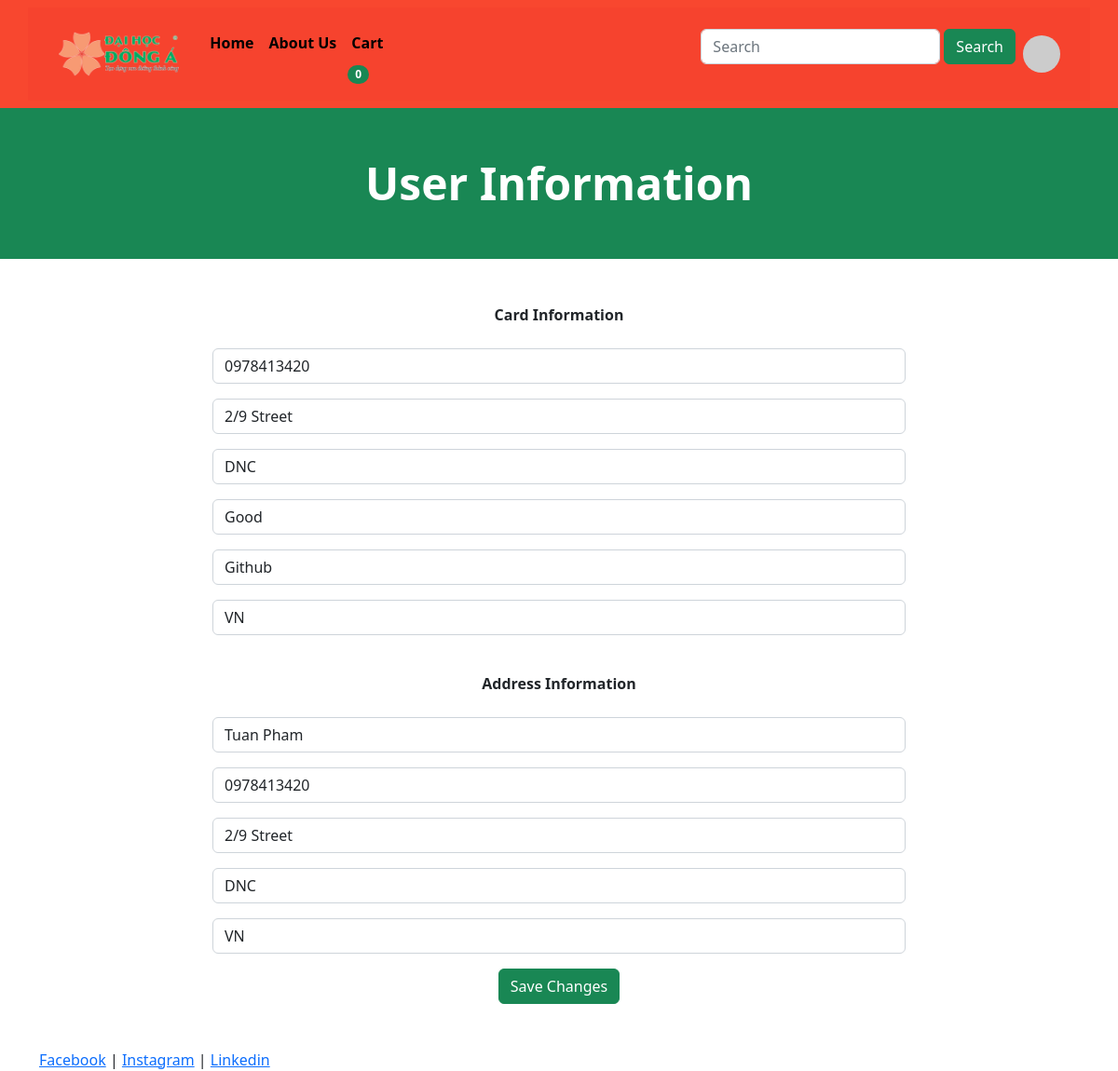
The page /update_info/ (signed in) on the database its author committed.
### store/models.py (models this page shows, shortened)
class Profile(models.Model):
    user = models.OneToOneField(User, on_delete=models.CASCADE)  # One to one relationship with the User model
    date_modified = models.DateTimeField(User, auto_now=True)
    phone = models.CharField(max_length=20, blank=True)
    address  = models.CharField(max_length=200, blank=True)
    city = models.CharField(max_length=200, blank=True)
    state = models.CharField(max_length=200, blank=True)
    zipcode = models.CharField(max_length=200, blank=True)
    country = models.CharField(max_length=200, blank=True)
    old_cart = models.CharField(max_length=200, blank=True, null=True)

### payment/models.py (models this page shows, shortened)
class ShippingAddress(models.Model):
    user = models.ForeignKey(User, on_delete=models.CASCADE, null=True, blank=True)
    shipping_full_name = models.CharField(max_length=250)
    shipping_phone = models.CharField(max_length=30)
    shipping_address = models.CharField(max_length=255)
    shipping_city = models.CharField(max_length=100)
    shipping_country = models.CharField(max_length=100)
    class Meta:
        verbose_name_plural = 'Shipping Address'

### store/views.py (the view)
# urls.py: path('update_info/', views.update_info, name="update_info"),
def update_info(request):
    if request.user.is_authenticated:
        current_user = Profile.objects.get(user__id=request.user.id)
        shipping_user = ShippingAddress.objects.get(user__id=request.user.id)
        form = UserInfoForm(request.POST or None, instance=current_user)
        shipping_form = ShippingForm(request.POST or None, instance=shipping_user)
        if form.is_valid() or shipping_form.is_valid():
            form.save()
            shipping_form.save()
            messages.success(request, "Your Info updated successfully!")
            return redirect('update_info')
        return render(request, 'update_info.html', {'form': form, 'shipping_form':shipping_form})
    else:
        messages.success(request, "You must  be logged in to view this page.")
        return redirect('home')

### store/forms.py
class UserInfoForm(forms.ModelForm):
	phone = forms.CharField(label="", widget=forms.TextInput(attrs={'class':'form-control', 'placeholder':'Phone'}), required=True)
	address = forms.CharField(label="", widget=forms.TextInput(attrs={'class':'form-control', 'placeholder':'Address'}), required=True)
	city = forms.CharField(label="", widget=forms.TextInput(attrs={'class':'form-control', 'placeholder':'City'}), required=True)
	state = forms.CharField(label="", widget=forms.TextInput(attrs={'class':'form-control', 'placeholder':'State'}), required=False)
	zipcode = forms.CharField(label="", widget=forms.TextInput(attrs={'class':'form-control', 'placeholder':'Zipcode'}), required=False)
	country = forms.CharField(label="", widget=forms.TextInput(attrs={'class':'form-control', 'placeholder':'Country'}), required=True)
	class Meta:
		model = Profile
		fields = ('phone', 'address', 'city', 'state', 'zipcode', 'country', )

### payment/forms.py
class ShippingForm(forms.ModelForm):
    shipping_full_name = forms.CharField(label="", widget=forms.TextInput(attrs={'class':'form-control', 'placeholder':'Full Name'}), required=True)
    shipping_phone = forms.CharField(label="", widget=forms.TextInput(attrs={'class':'form-control', 'placeholder':'Phone'}), required=True)
    shipping_address = forms.CharField(label="", widget=forms.TextInput(attrs={'class':'form-control', 'placeholder':'Address'}), required=True)
    shipping_city = forms.CharField(label="", widget=forms.TextInput(attrs={'class':'form-control', 'placeholder':'City'}), required=False)
    shipping_country = forms.CharField(label="", widget=forms.TextInput(attrs={'class':'form-control', 'placeholder':'Country'}), required=False)
    class Meta:
        model = ShippingAddress
        fields = ['shipping_full_name','shipping_phone','shipping_address','shipping_city','shipping_country']
        exclude = ['user',]

### cart/cart.py (called while the page is built)
    def __len__(self):
        return len(self.cart)

### cart/context_processors.py (called while the page is built)
def cart(request):
    return {'cart': Cart(request)}

### store/templates/update_info.html (shortened to what this page needs)
{% extends "base.html" %}
{% block content %}
    <header class="bg-success py-1">
        <div class="container px-3 px-lg-5 my-5">
            <div class="text-center text-white">
                <h1 class="display-5 fw-bolder">User Information</h1>
            </div>
        </div>
    </header>
    <div class='container'>
        <div class'row'>
            <center>
                <div class='col-8 py-5'>
                    <form method="POST"  action="{% url 'update_info' %}">
                        <strong>Card Information</strong>
                        <br>
                        <br>
                        {{ form.as_p}}
                        <br>
                        <strong>Address Information</strong>
                        <br>
                        <br>
                        {{shipping_form.as_p}}
                        <button type="submit" class="btn btn-success">Save Changes</button>
                    </form>
                </div>
            </center>
        </div>
    </div>
{% endblock content %}

### store/templates/base.html (shortened to what this page needs)
{% load static %}
<!DOCTYPE html>
<html lang="en">
    <head>
        <link href="https://cdn.jsdelivr.net/npm/bootstrap-icons@1.5.0/font/bootstrap-icons.css" rel="stylesheet" />
        <link href="{% static './css/styles.css' %}" rel="stylesheet" />
    </head>
    <body>
        <div style='min-height: 95%'>
            {% include "navbar.html" %}
            <div class="content">
                {% block content %}
                {% endblock content %}
            </div>
        </div>
            <footer class="footer">
                <div class="container">
                    <a href='https://www.facebook.com/profile.php?id=100033277362140' target="_blank">Facebook</a> |
                    <a href='https://www.instagram.com/phbatuan/' target="_blank">Instagram</a> |
                    <a href='https://www.linkedin.com/in/tu%E1%BA%A5n-ph%E1%BA%A1m-847080220/' target="_blank">Linkedin</a>
                </div>
            </footer>
    </body>
</html>

### store/templates/navbar.html (shortened to what this page needs)
{% load static %}
<nav class="navbar navbar-expand-lg navbar-light" style='background-color: #f8472f'>
    <div class="container px-4 px-lg-4" style='background-color:rgb(246, 67, 46)'>
        <a class="navbar-brand" href="/"><img src='{% static './assets/logoDA.png' %}' class='responsive-img' style='max-height: 90px'/></a>
        <div class="collapse navbar-collapse" id="navbarScroll">
          <ul class="navbar-nav me-auto my-2 my-lg-0 navbar-nav-scroll" style="--bs-scroll-height: 100px;">
            <li class="nav-item">
                <a class="nav-link" style='font-weight:bold; color:black' href="{% url 'home' %}">Home</a>
              </li>
              <li class="nav-item">
                  <a class="nav-link" style='font-weight:bold; color:black' href="{% url 'about' %}">About Us</a>
                </li>
                <li class="nav-item me-2">
                    <a class="nav-link active" style='font-weight:bold; color:black' aria-current="page" href="{% url 'cart'%}">Cart</a>
                    <span class="badge bg-success text-white ms-1 rounded-pill" id="cart_quantity">{{cart|length}}</span>
                </li>
          </ul>
          <ul>
              <form method="POST" action="{% url 'search' %}" class="d-flex" role="search">
                <input class="form-control me-1" type="search" placeholder="Search" aria-label="Search" name="searched">
                <button class="btn btn-success" type="submit">Search</button>
              </form>
          </ul>
          <ul class="navbar-nav" style="--bs-scroll-height: 100px;">
              {% if user.is_authenticated %}
                      <li class="nav-item dropdown" style="list-style-type: none;">
                          <a class="nav-link" id="navbarDropdown" href="#" role="button" data-bs-toggle="dropdown" aria-expanded="false"><img src="https://0.gravatar.com/avatar/63f4ea93d7e1b66c6ab06b9501ca7f42?s=500&d=mm&r=g" alt="" style="height: 40px;border-radius: 50px;" ></a>
                      </li>
            {% endif %}
          </ul>
        </div>
      </div>
</nav>

### store/templates/base.html (style rules this page uses)
html,body { height: 100%; }

### rows shown on the page
Profile: phone "0978413420", address "2/9 Street", city "DNC", state "Good", zipcode "Github", country "VN"
ShippingAddress: shipping_full_name "Tuan Pham", shipping_phone "0978413420", shipping_address "2/9 Street", shipping_city "DNC", shipping_country "VN"

### other values the page prints
{{ cart|length }} "0"
